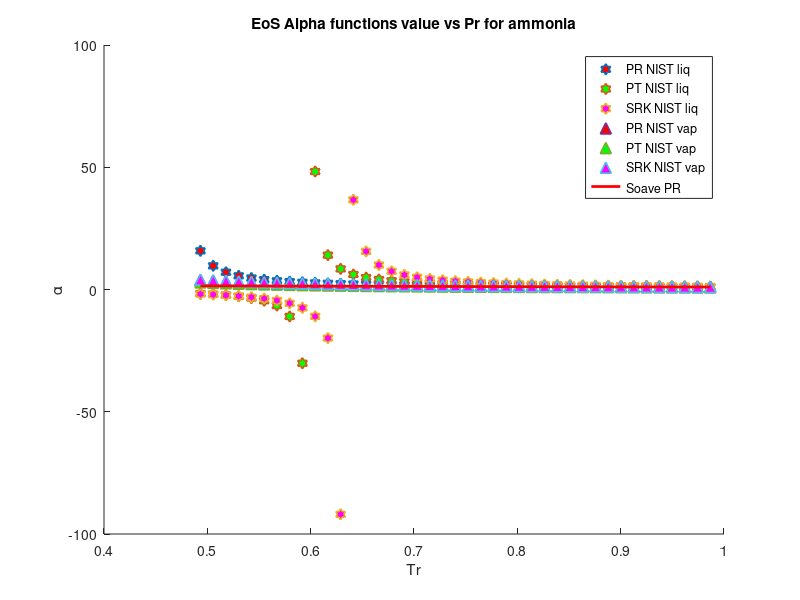

Source code (MATLAB):
clear 
clc
load ammonia_sat_data.mat
%alpha PR & SRK for water
P = P*10^6;
omega = 0.253; %Acentric factor
Tc = 405.4; %K
Pc = 11333000; %Pa
R = 8.31446 %J/K*mol
Zc = 0.242;
b1 = 0.07780*(R*Tc/Pc);
a1 = 0.45724*(((R^2)*(Tc^2))/Pc);
b2 = 0.08664*(R*Tc/Pc);
a2 = 0.42747*(((R^2)*(Tc^2))/Pc);
omega_c = 1-3*Zc;
omega_b = 0.08446114781;
omega_a = 3*Zc^2+3*(1-2*Zc)*omega_b+omega_b^2+1-3*Zc;
a3 = omega_a*(((R^2)*(Tc^2))/Pc);
b3 = omega_b*(R*Tc/Pc);
c3 = omega_c*(R*Tc/Pc);
T = 200; %k
M = 17.031/1000; %kg/mol
S1=0.37464+1.54226*omega-0.26992*omega^2;
S2=0.48508+1.55171*omega-0.176*omega^2;

for i = 1:1:41
   Pr = P/Pc; 
   Tr = T/Tc;
   Tr_list(i)=Tr;
   Vm_liq(i) = M/rho_liq(i);
   Vm_vap(i) = M/rho_vap(i);
   alpha_PT_liq(i) = ((R*T)/(Vm_liq(i)-b3)-P(i))*((Vm_liq(i)^2+b3*Vm_liq(i)+c3*Vm_liq(i)-c3*b3)/a3);
   alpha_PT_vap(i) = ((R*T)/(Vm_vap(i)-b3)-P(i))*((Vm_vap(i)^2+b3*Vm_vap(i)+c3*Vm_vap(i)-c3*b3)/a3);
   alpha_PR_liq(i) = ((R*T)/(Vm_liq(i)-b1)-P(i))*((Vm_liq(i)^2+2*b1*Vm_liq(i)-b1^2)/a1)
   alpha_SRK_liq(i) = ((R*T)/(Vm_liq(i)-b2)-P(i))*((Vm_liq(i)^2+b2*Vm_liq(i))/a2);
   alpha_PR_vap(i) = ((R*T)/(Vm_vap(i)-b1)-P(i))*((Vm_vap(i)^2+2*b1*Vm_vap(i)-b1^2)/a1);
   alpha_SRK_vap(i) = ((R*T)/(Vm_vap(i)-b2)-P(i))*((Vm_vap(i)^2+b2*Vm_vap(i))/a2);
   alpha_soave_PR(i) =(1+S1*(1-sqrt(Tr)))^2;
   alpha_soave_SRK(i) =(1+S2*(1-sqrt(Tr)))^2;
   alpha_Gasem(i) = exp((1.943+0.926*Tr)*(1-(Tr)^0.1441));
%    alpha_twu(i) = (Tr)^(0.081043)*exp(0.915696*(1-(Tr)^(2.61622)));
   Temp(i)=T;
   T = T+5;
end
hold on

 plot(Tr_list,alpha_PR_liq,'h','MarkerSize',8,'MarkerFaceColor','r','LineWidth',1.2)
 plot(Tr_list,alpha_PT_liq,'h','MarkerSize',8,'MarkerFaceColor','g','LineWidth',1.2)
 plot(Tr_list,alpha_SRK_liq,'h','MarkerSize',8,'MarkerFaceColor','m','LineWidth',1.2)
 plot(Tr_list,alpha_PR_vap,'^','MarkerSize',8,'MarkerFaceColor','r','LineWidth',1.2)
 plot(Tr_list,alpha_PT_vap,'^','MarkerSize',8,'MarkerFaceColor','g','LineWidth',1.2)
 plot(Tr_list,alpha_SRK_vap,'^','MarkerSize',8,'MarkerFaceColor','m','LineWidth',1.2)
 plot(Tr_list,alpha_soave_PR,'r','LineWidth',2)
% plot(Tr_list,alpha_soave_SRK,'g','LineWidth',2)
% plot(Tr_list,alpha_Gasem,'b','LineWidth',2)

hold off
legend('PR NIST liq','PT NIST liq','SRK NIST liq','PR NIST vap','PT NIST vap','SRK NIST vap','Soave PR')
xlabel('Tr')
ylabel('\alpha')
title('EoS Alpha functions value vs Pr for ammonia')
% axis([0.6,1,0.8,2.4])
